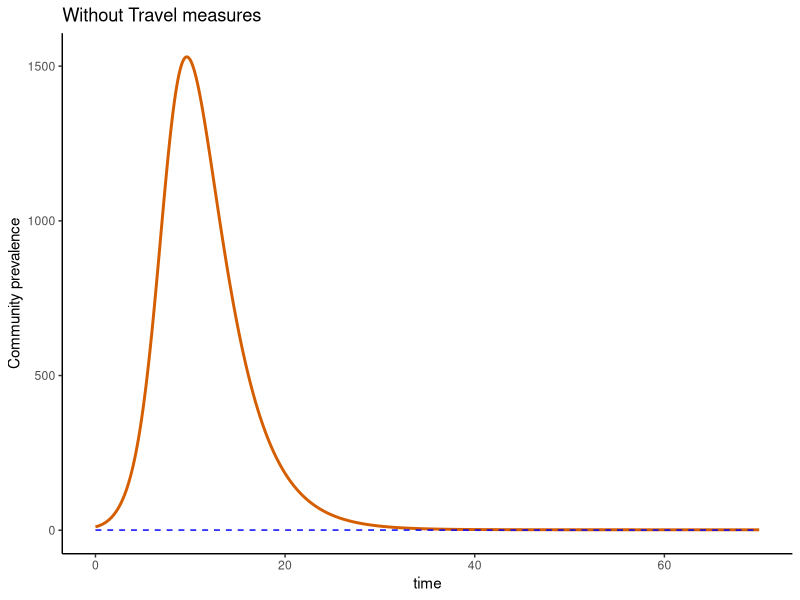
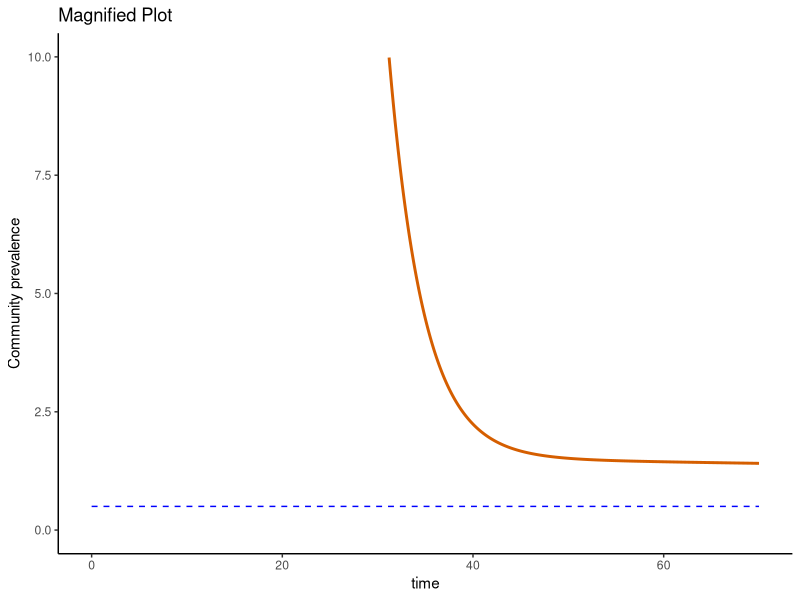
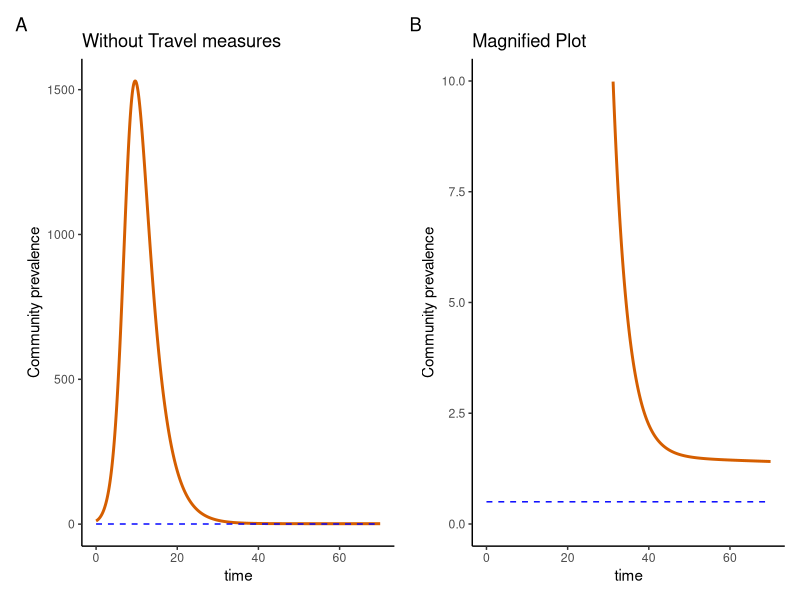
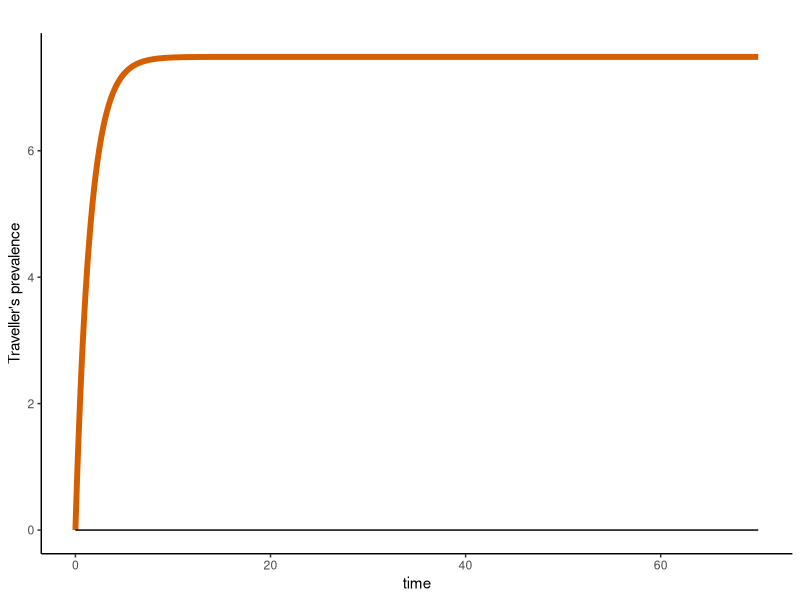
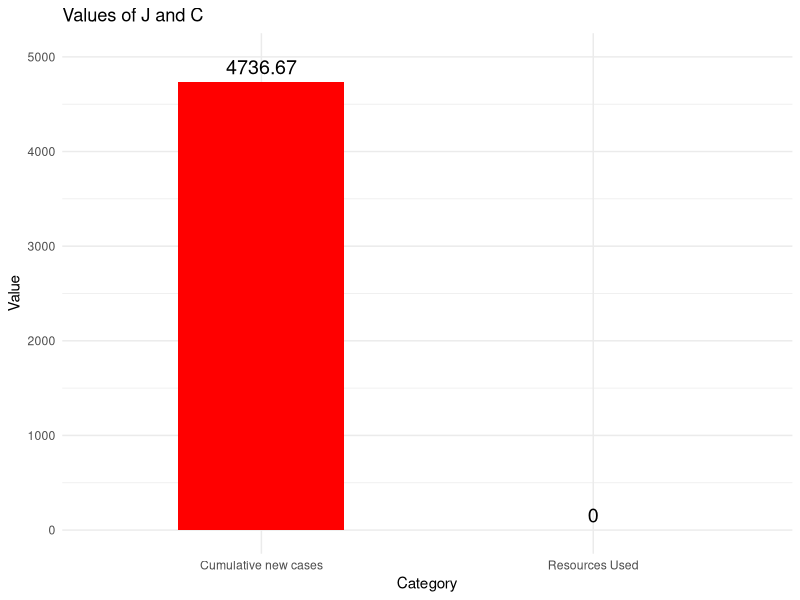
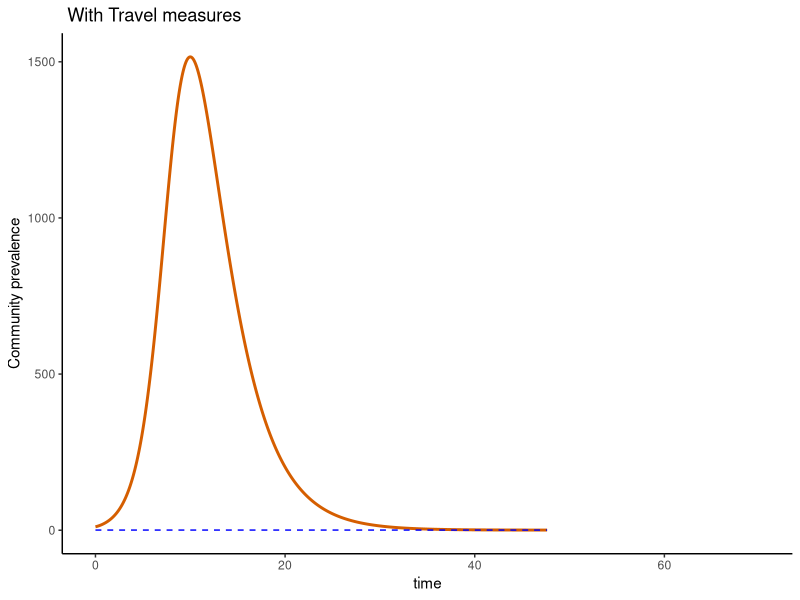
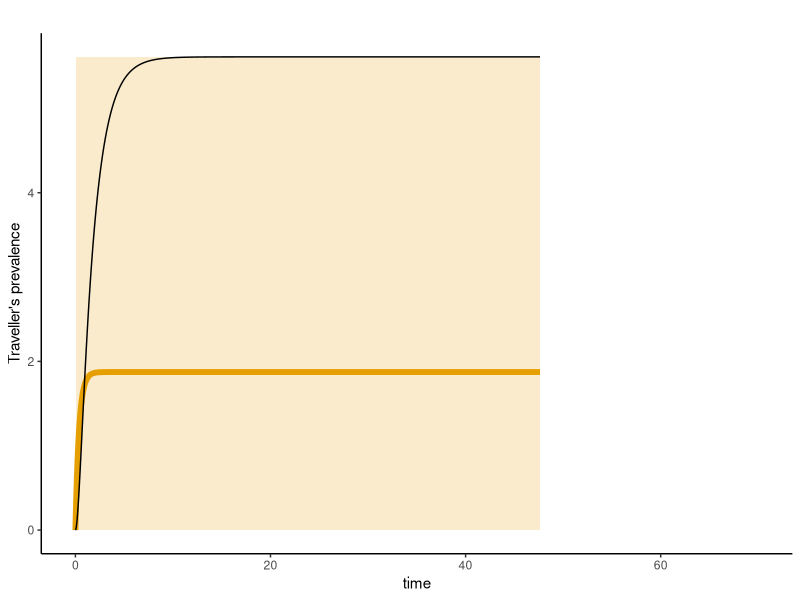
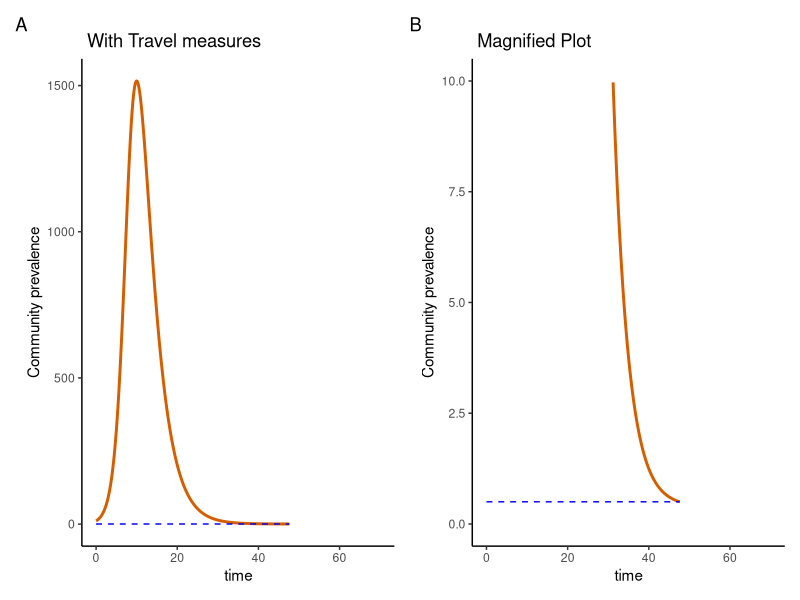

Write the R code that produced these figures, in order.
## ---- chunk 1
require(deSolve)
require(ggplot2)
require(patchwork)
library(cowplot)

cols <- c("#999999", "#E69F00", "#56B4E9", "#009E73", "#F0E442", "#0072B2", "#D55E00", "#CC79A7", "#66CC99")

### The aim of this code is to make a figure that illustrates
### the Travel restrictions-only strategy
### in terms of the public health terminology that I defined
#### elimination, suppression, and circuit breaker.


##### Parameters
# max daily rate of traveler isolation
u2max <- 0

# constraint on traveller isolation
C2max <- 500

# transmission rate
beta<- 0.0002

# importation rate
theta <- 5

mu <- 0.334
# relative transmissibility of travellers
c <- 1

T <- 70
# daily vaccination rate
rho <- 0


# in case we wanted to do two switches
toff2 <- 1000 # currently set to not turn-off
# start time for restrictions on travellers
tstart2 <- 0


# travel restrictions function
u2fun<-function(t){
  u2 = u2max
  if(t < tstart2){
  u2 = 0}
  if( t > toff2 & t < (toff2+10)){
    u2 = 0
  }
  return(u2)
}


# travel restrictions function
#u2fun <- function(t){
  #if(t > tstart2){
   # u2 = u2max}
  #else{
   # u2 = 0
 # }
 # return(u2)
#}

# This is designed to trigger termination of the simulation when I1 < 0.5
rootfun <- function(t, y, parameters){
  I1 = y[2]
  # However, with importations, it doesn't make sense to have this as
  # the endpoint of the simulation, so instead I just set Imin = 0 and have
  # the simulation end at T=100.
  y1 = 0.5 - I1 
  return(y1)
}


SI<-function(t, y, parameters){
  S = y[1]
  I1 = y[2]
  I2 = y[3]
  C2 = y[4]
  iso = y[5]
  u2 = u2fun(t)
  

  if(C2 > C2max){
    u2 = 0
  }
  
  dS = - beta*S*(I1 + c*I2) - rho*S
  dI1 = beta*S*(I1 + c*I2) - mu*I1
  dI2 = theta - 2*mu*I2 - u2*I2
  dC2 = u2*I2
  diso = u2*I2 - 2*mu*iso
  return(list(c(dS,dI1,dI2,dC2,diso)))
}

### ELIMINATION/SUPPRESSION (Without travel measures)
out1 <- ode(y = c(S = 5000, I1 = 11, I2 = 0, C2 = 0, iso = 0), parms = NULL, times = seq(0,T,.05), func = SI, events = list(func = NULL, root = TRUE, terminalroot = 1), rootfun=rootfun)
out1<- data.frame(out1)
J1 = cumsum(beta*out1$S*(out1$I1+c*out1$I2)*diff(c(0,out1$time)))
J.elim <- J1

u = rep(0,length(J1))

u[which(diff(c(out1$C2[1],out1$C2))*diff(c(0,out1$time)) > 0.001)] = max(c(out1$I2,out1$iso))

out.elim <- data.frame(out1,u=u, j = J1)


#plot community infections
g.elim1 = ggplot(out.elim, aes(x = time, y = I1)) + 
  geom_line(color = cols[7], size = 1)+
  geom_line(aes(y = 0.5), color = "blue", linetype = "dashed")+
  ggtitle("Without Travel measures")+ylab("Community prevalence") + xlim(0,T)+ theme_classic()
g.elim1

#Magnified Plot
g.elim1.1 = ggplot(out.elim, aes(x = time, y = I1)) + 
  geom_line(color = cols[7], size = 1)+
  geom_line(aes(y = 0.5), color = "blue", linetype = "dashed")+
  ggtitle("Magnified Plot")+ylab("Community prevalence") + xlim(0,T)+ ylim(0,10) + theme_classic()
g.elim1.1

fig = g.elim1+ g.elim1.1+
  plot_annotation(tag_levels = 'A')
fig



#plot travel cases
g.elim2 = ggplot(out.elim, aes(x = time, y = I2)) +
  geom_ribbon(aes(ymin = 0, ymax = u), fill = cols[7], alpha = 0.2)+
  geom_line(color = cols[7], size = 2)+
  geom_line(aes(y=iso))+
  ggtitle(" ")+ylab("Traveller's prevalence") + xlim(0,T)+theme_classic()
g.elim2



# Create a data frame for bar chart
values <- c(out.elim$j[nrow(out.elim)], out.elim$C2[nrow(out.elim)])
labels <- c("Cumulative new cases", "Resources Used")

data <- data.frame(
  Label = labels,
  Value = values
)

# Step 2: Create the bar plot using ggplot2
p <- ggplot(data, aes(x = Label, y = Value, fill = Label)) +
  geom_bar(stat = "identity", width = 0.5) +
  geom_text(aes(label = round(Value,2)), vjust = -0.5, size = 5) + 
  labs(title = "Values of J and C", x = "Category", y = "Value") +
  ylim(c(0,5000)) + 
  theme_minimal() +
  theme(legend.position = "none") +
  scale_fill_manual(values = c("red", "green"))

# Print the plot
print(p)

## ---- chunk 2
##### ELIMINATION/SUPPRESSION (With travel measures u2max)
u2max <- 2 
T = 70
C2max <- 500

out2 <- ode(y = c(S = 5000, I1 = 11, I2 = 0,  C2 = 0, iso = 0), parms = NULL, times = seq(0,T,.05), func = SI, events = list(func = NULL, root = TRUE, terminalroot = 1), rootfun=rootfun)
out2 <- data.frame(out2)

out.supp<-data.frame(out2)

J2 = cumsum(beta*out2$S*(out2$I1+c*out2$I2)*diff(c(0,out2$time)))
J.supp <- J2

u_1 = rep(0,length(J2))
u_1[which(diff(c(out2$C2[1],out2$C2))*diff(c(0,out2$time))>0.001)] = max(c(out2$I2,out2$iso))

out.supp <- data.frame(out2,u_1=u_1, j = J2)

#plot community infections
g.supp1 = ggplot(out.supp, aes(x = time, y = I1)) + 
  geom_line(color = cols[7], size = 1)+
  geom_line(aes(y = 0.5), color = "blue", linetype = "dashed")+
  ggtitle(" With Travel measures")+ylab("Community prevalence") + xlim(0,T)+theme_classic()
g.supp1

#Magnified plot
g.supp1.1 = ggplot(out.supp, aes(x = time, y = I1)) + 
  geom_line(color = cols[7], size = 1)+
  geom_line(aes(y = 0.5), color = "blue", linetype = "dashed")+
  ggtitle(" Magnified Plot")+ylab("Community prevalence") + xlim(0,T)+ylim(0,10)+theme_classic()

#plot travel cases
g.supp2 = ggplot(out.supp, aes(x = time, y = I2)) +
  geom_ribbon(aes(ymin = 0, ymax = u_1), fill = cols[2], alpha = 0.2)+
  geom_line(color = cols[2], size = 2)+
  geom_line(aes(y=iso))+ggtitle(" ")+ylab("Traveller's prevalence") + xlim(0,T)+theme_classic()
g.supp2

fig2 = g.supp1+ g.supp1.1+
  plot_annotation(tag_levels = 'A')
fig2

# Create a data frame for bar chart
values <- c(out.supp$j[nrow(out.supp)], out.supp$C2[nrow(out.supp)])
labels <- c("Cumulative new cases", "Resources Used")

data <- data.frame(
  Label = labels,
  Value = values
)

# Step 2: Create the bar plot using ggplot2
p <- ggplot(data, aes(x = Label, y = Value, fill = Label)) +
  geom_bar(stat = "identity", width = 0.5) +
  geom_text(aes(label = round(Value,2)), vjust = -0.5, size = 5) + 
  labs(title = "Values of J and C", x = "Category", y = "Value") +
  ylim(c(0,5000)) + 
  theme_minimal() +
  theme(legend.position = "none") +
  scale_fill_manual(values = c("red", "green"))

# Print the plot
print(p)
## ---- chunk 3

fig = g.elim1+ g.elim1.1+g.supp1+ g.supp1.1
  plot_annotation(tag_levels = 'A')
fig


## ---- chunk 4
###### CIRCUIT BREAKER (a lower value of the constraint)
### (also times of on and off to illustrate that timing doesn't matter)
C2max <- 400
T = 70
toff2<-10
out3 <- ode(y = c(S=5000, I1=11, I2=0, C2=0, iso=0), parms = NULL, times = seq(0,T,.05), func = SI, events = list(func = NULL, root = TRUE, terminalroot = 1), rootfun=rootfun)

out3 <- data.frame(out3)
out.circ<-out3

J3 = cumsum(beta*out3$S*(out3$I1+c*out3$I2)*diff(c(0,out3$time)))
u_2 = rep(0,length(J3))
u_2[which(diff(c(out3$C2[1],out3$C2))*diff(c(0,out3$time))>0.001)] = max(c(out3$I2,out3$iso))

out.circ <- data.frame(out3, u_2=u_2, j=J3)

#plot community infections
g.circ1 = ggplot(out.circ, aes(x = time, y = I1)) + 
  geom_line(color = cols[7], size = 2)+
  ggtitle("")+ylab("Community prevalence") + xlim(0,T)+theme_classic()
g.circ1

#plot travel cases
g.circ1.2 = ggplot(out.circ, aes(x = time, y = I2)) +
  geom_ribbon(aes(ymin = 0, ymax = u_2), fill = cols[4], alpha = 0.2)+
  geom_line(color = cols[4], size = 2)+geom_line(aes(y=iso))+ggtitle("Circuit breaker 1")+ylab("Traveller's prevalence") + xlim(0,T) + theme_classic()
g.circ1.2

# Create a data frame for ggplot (Bar plots)
values <- c(out.circ$j[nrow(out.circ)], out.circ$C2[nrow(out.circ)])
labels <- c("Cummulative new cases", "Resources used")

data <- data.frame(
  Label = labels,
  Value = values
)

# Step 2: Create the bar plot using ggplot2
p <- ggplot(data, aes(x = Label, y = Value, fill = Label)) +
  geom_bar(stat = "identity", width = 0.5) +
  geom_text(aes(label = round(Value,2)), vjust = -0.5, size = 5) + 
  labs(title = "Values of J and C", x = "Category", y = "Value") +
  ylim(c(0,5000)) + 
  theme_minimal() +
  theme(legend.position = "none") +
  scale_fill_manual(values = c("red", "green"))

# Print the plot
print(p)

## ---- chunk 5
#### A different circuit-breaker with the same parameters as above
tstart2<-5
toff2<-1000
out4 <- ode(y = c(S=5000,I1=10,I2=0,C2=0,iso=0), parms = NULL, times = seq(0,T,.05), func = SI, events = list(func = NULL, root = TRUE, terminalroot = 1), rootfun=rootfun)
out4 <- data.frame(out4)
out.circ2<-out4

J4 = cumsum(beta*out4$S*(out4$I1+c*out4$I2)*diff(c(0,out4$time)))

u_3 = rep(0,length(J4))

u_3[which(diff(c(out4$C2[1],out4$C2))*diff(c(0,out4$time))>0.001)] = max(c(out4$I2,out4$iso))

out.circ2 <- data.frame(out4, u_3 = u_3, j = J4)


#plot community infections
g.circ2 = ggplot(out.circ2, aes(x = time, y = I1)) + 
  geom_line(color = cols[7], size = 2)+
  ggtitle("")+ylab("Community prevalence") + xlim(0,T)+theme_classic()
g.circ2

#plot travel cases
g.circ2.1 = ggplot(out.circ2, aes(x = time, y = I2)) +
  geom_ribbon(aes(ymin = 0, ymax = u_3), fill = cols[6], alpha = 0.2)+
  geom_line(color = cols[6], size = 2)+
  geom_line(aes(y=iso))+
  ggtitle("Circuit breaker 2")+ylab("") + xlim(0,T) + theme_classic()
g.circ2.1


# Create a data frame for ggplot (Bar plots)
values <- c(out.circ2$j[nrow(out.circ2)], out.circ2$C2[nrow(out.circ2)])
labels <- c("Cummulative new cases", "Resources used")

data <- data.frame(
  Label = labels,
  Value = values
)

# Step 2: Create the bar plot using ggplot2
p <- ggplot(data, aes(x = Label, y = Value, fill = Label)) +
  geom_bar(stat = "identity", width = 0.5) +
  geom_text(aes(label = round(Value,2)), vjust = -0.5, size = 5) + 
  labs(title = "Values of J and C", x = "Category", y = "Value") +
  ylim(c(0,5000)) + 
  theme_minimal() +
  theme(legend.position = "none") +
  scale_fill_manual(values = c("red", "green"))

# Print the plot
print(p)
## ---- chunk 6
J.circ = ggplot()+
  geom_ribbon(data=out.circ,aes(x=time,ymin = 0, ymax = u_2*(max(J3)/max(I2))), fill = cols[4], alpha = 0.2)+
  geom_ribbon(data=out.circ2,aes(x=time,ymin = 0, ymax = u_3*(max(J4)/max(I2))), fill = cols[6], alpha = 0.2)+
  geom_line(data=out.circ, aes(x = time, y = J3),color = cols[4], size = 2)+
  geom_line(data=out.circ2, aes(x = time, y = J4),color = cols[6], size = 2)+ylab("Cumulative cases")+ggtitle("Circuit breaker 1 & 2 equivalence")+theme_classic()

g1=g.elim2+g.supp2
g2=g.circ1.2+g.circ2.1
fig = g1/g2/J.circ+
  plot_annotation(tag_levels = 'A') -> r
r
 ggsave("~/Desktop/Amy R codes/TR_only.png", width = 20, height = 15, units = "cm")
